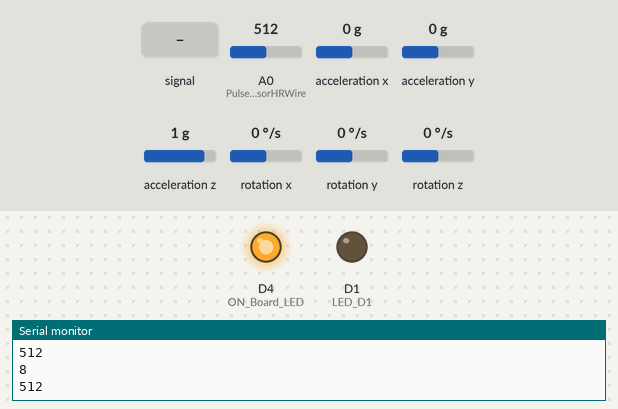
This sketch was run on a simulated ESP8266 (NodeMCU). On the bench: output pins drawn as LEDs (lit = HIGH), the last lines printed to the serial monitor. Wiring (inferred from the names in the program): MPU-6050 motion sensor at I2C address 0x68. The test bench sets the inputs (shaded band); at power-on: acceleration z 1 g, A0 (PulseSensorHRWire) = 512, acceleration x 0 g, acceleration y 0 g, rotation x 0 °/s, rotation y 0 °/s, rotation z 0 °/s. WiFi joins after 1.5 s; servers stay silent unless stated.

Above: at 3.2 s.
3.3 s: A0 (PulseSensorHRWire) fed a 200 Hz sine of ±255 counts around its level
At 3.6 s:
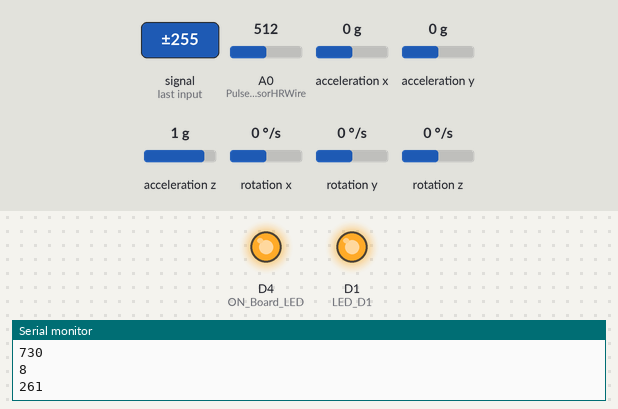
6.3 s: acceleration z set to 0 g
9.3 s: A0 (PulseSensorHRWire) set to 610
11.8 s: A0 (PulseSensorHRWire) set to 592
At 12.3 s:
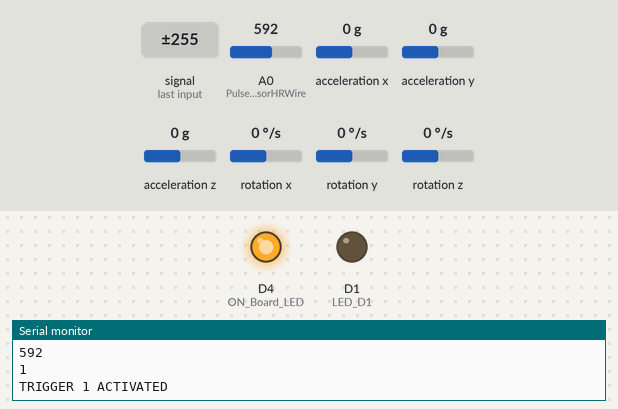
13.4 s: A0 (PulseSensorHRWire) set to 716
At 14.6 s:
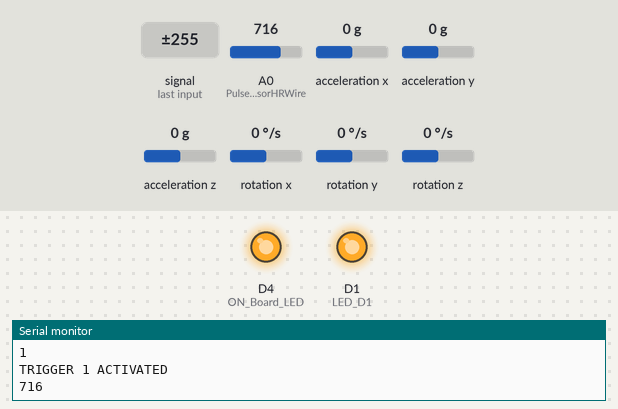
Timing chart, 0 to 16.1 s (numbered marks = the images above; inputs shaded):
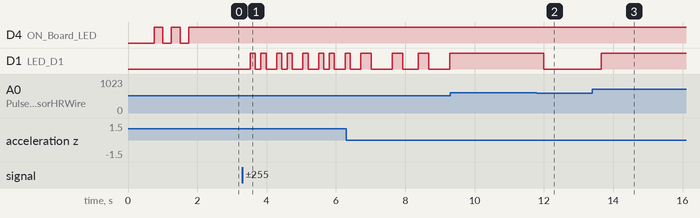

Measured:
- after the input at 3.3 s, D1 (LED_D1): LOW → HIGH after 0.23 s, → LOW 0.15 s later, → HIGH 0.15 s later, → LOW 0.15 s later, … (15 changes in this stretch)
- after the input at 9.3 s, D1 (LED_D1): stops changing and stays HIGH
- after the input at 11.8 s, D1 (LED_D1): HIGH → LOW after 0.20 s
- after the input at 13.4 s, D1 (LED_D1): LOW → HIGH after 0.26 s

The sketch:

MOMENTS.ino
```cpp
#include <Wire.h>
#include <Arduino.h>
#include <ESP8266WiFi.h>
#include <Firebase_ESP_Client.h>
#include <WiFiClient.h>

#include "addons/TokenHelper.h"
#include "addons/RTDBHelper.h"

#define ON_Board_LED 2

const char *ssid = "FBI-XAE";
const char *password = "123456789";

#define API_KEY "AIzaSyCIyZs-9c60seTg9T2ueu3h2dIAAXx3Hyc"

#define DATABASE_URL "https://pregathi-69-default-rtdb.asia-southeast1.firebasedatabase.app/"

FirebaseData fbdo;

FirebaseAuth auth;
FirebaseConfig config;

//--Heart sensor--
unsigned long sendDataPrevMillis = 0;
int count = 0;
bool signupOK = false;

unsigned long previousMillisGetHR = 0;
unsigned long previousMillisHR = 0;

const long intervalGetHR = 10;
const long intervalHR = 10000;

const int PulseSensorHRWire = A0;
const int LED_D1 = D1;
int Threshold = 600;
int Signal;

int cntHB = 0;
boolean ThresholdStat = true;
int BPMval = 0;

void GetHeartRate() {
  unsigned long currentMillisGetHR = millis();

  if (currentMillisGetHR - previousMillisGetHR >= intervalGetHR) {
    previousMillisGetHR = currentMillisGetHR;

    int PulseSensorHRVal = analogRead(PulseSensorHRWire);

    if (PulseSensorHRVal > Threshold && ThresholdStat == true) {
      cntHB++;
      ThresholdStat = false;
      digitalWrite(LED_D1, HIGH);
    }

    if (PulseSensorHRVal < Threshold) {
      ThresholdStat = true;
      digitalWrite(LED_D1, LOW);
    }
  }

  unsigned long currentMillisHR = millis();

  if (currentMillisHR - previousMillisHR >= intervalHR) {
    previousMillisHR = currentMillisHR;

    BPMval = cntHB * 6;

    Serial.print("BPM : ");
    Serial.println(BPMval);
    Firebase.RTDB.setInt(&fbdo, "data/user/BPM", BPMval);

    cntHB = 0;
  }
}

//--Gyro sensor--
const int MPU_addr = 0x68;  // I2C address of the MPU-6050
int16_t AcX, AcY, AcZ, Tmp, GyX, GyY, GyZ;
float ax = 0, ay = 0, az = 0, gx = 0, gy = 0, gz = 0;
boolean fall = false;      //stores if a fall has occurred
boolean trigger1 = false;  //stores if first trigger (lower threshold) has occurred
boolean trigger2 = false;  //stores if second trigger (upper threshold) has occurred
boolean trigger3 = false;  //stores if third trigger (orientation change) has occurred
byte trigger1count = 0;    //stores the counts past since trigger 1 was set true
byte trigger2count = 0;    //stores the counts past since trigger 2 was set true
byte trigger3count = 0;    //stores the counts past since trigger 3 was set true
int angleChange = 0;

void send_event(const char *event);
const char *host = "maker.ifttt.com";
const char *privateKey = "xxx-xxx-xxx-xxx-xxx-xxx-xxx";

void setup() {
  Serial.begin(115200);
  delay(500);

  //--Gyro sensor
  Wire.begin();
  Wire.beginTransmission(MPU_addr);
  Wire.write(0x6B);  // PWR_MGMT_1 register
  Wire.write(0);     // set to zero (wakes up the MPU-6050)
  Wire.endTransmission(true);
  Serial.println("Wrote to IMU");

  //--Heart sensor--
  pinMode(ON_Board_LED, OUTPUT);
  digitalWrite(ON_Board_LED, HIGH);

  pinMode(LED_D1, OUTPUT);

  WiFi.mode(WIFI_STA);
  WiFi.begin(ssid, password);
  Serial.println("");

  Serial.print("Connecting");
  while (WiFi.status() != WL_CONNECTED) {
    Serial.print(".");

    digitalWrite(ON_Board_LED, LOW);
    delay(250);
    digitalWrite(ON_Board_LED, HIGH);
    delay(250);
  }
  digitalWrite(ON_Board_LED, HIGH);
  Serial.println("");
  Serial.print("Successfully connected to : ");
  Serial.println(ssid);
  Serial.print("IP address: ");
  Serial.println(WiFi.localIP());
  Serial.println();

  config.api_key = API_KEY;

  config.database_url = DATABASE_URL;

  if (Firebase.signUp(&config, &auth, "", "")) {
    Serial.println("ok");
    signupOK = true;
  } else {
    Serial.printf("%s\n", config.signer.signupError.message.c_str());
  }
  config.token_status_callback = tokenStatusCallback;

  Firebase.begin(&config, &auth);
  Firebase.reconnectWiFi(true);

  Serial.println();
  Serial.println("Please wait 10 seconds to get the BPM Value");
}

void loop() {
  //--Gyro sensor--
  mpu_read();
  ax = (AcX - 2050) / 16384.00;
  ay = (AcY - 77) / 16384.00;
  az = (AcZ - 1947) / 16384.00;
  gx = (GyX + 270) / 131.07;
  gy = (GyY - 351) / 131.07;
  gz = (GyZ + 136) / 131.07;
  // calculating Amplitute vactor for 3 axis
  float Raw_Amp = pow(pow(ax, 2) + pow(ay, 2) + pow(az, 2), 0.5);
  int Amp = Raw_Amp * 10;  // Mulitiplied by 10 bcz values are between 0 to 1
  Serial.println(Amp);
  if (Amp <= 2 && trigger2 == false) {  //if AM breaks lower threshold (0.4g)
    trigger1 = true;
    Firebase.RTDB.setString(&fbdo, "data/user/Trigger-1", "true");
    Serial.println("TRIGGER 1 ACTIVATED");
  }
  if (trigger1 == true) {
    trigger1count++;
    if (Amp >= 12) {  //if AM breaks upper threshold (3g)
      trigger2 = true;
      Firebase.RTDB.setString(&fbdo, "data/user/Trigger-2", "true");
      Serial.println("TRIGGER 2 ACTIVATED");
      trigger1 = false;
      Firebase.RTDB.setString(&fbdo, "data/user/Trigger-1", "false");
      trigger1count = 0;
    }
  }
  if (trigger2 == true) {
    trigger2count++;
    angleChange = pow(pow(gx, 2) + pow(gy, 2) + pow(gz, 2), 0.5);
    Serial.println(angleChange);
    if (angleChange >= 30 && angleChange <= 400) {  //if orientation changes by between 80-100 degrees
      trigger3 = true;
      Firebase.RTDB.setString(&fbdo, "data/user/Trigger-3", "true");
      trigger2 = false;
      Firebase.RTDB.setString(&fbdo, "data/user/Trigger-2", "false");
      trigger2count = 0;
      Serial.println(angleChange);
      Serial.println("TRIGGER 3 ACTIVATED");
    }
  }
  if (trigger3 == true) {
    trigger3count++;
    if (trigger3count >= 10) {
      angleChange = pow(pow(gx, 2) + pow(gy, 2) + pow(gz, 2), 0.5);
      //delay(10);
      Serial.println(angleChange);
      if ((angleChange >= 0) && (angleChange <= 10)) {  //if orientation changes remains between 0-10 degrees
        fall = true;
        Firebase.RTDB.setString(&fbdo, "data/user/Fall", "true");
        trigger3 = false;
        Firebase.RTDB.setString(&fbdo, "data/user/Trigger-3", "false");
        trigger3count = 0;
        Serial.println(angleChange);
      } else {  //user regained normal orientation
        trigger3 = false;
        Firebase.RTDB.setString(&fbdo, "data/user/Trigger-3", "false");
        trigger3count = 0;
        Serial.println("TRIGGER 3 DEACTIVATED");
      }
    }
  }
  if (fall == true) {  //in event of a fall detection
    Serial.println("FALL DETECTED");
    send_event("fall_detect");
    fall = false;
    Firebase.RTDB.setString(&fbdo, "data/user/Fall", "false");
  }
  if (trigger2count >= 6) {  //allow 0.5s for orientation change
    trigger2 = false;
    Firebase.RTDB.setString(&fbdo, "data/user/Trigger-2", "false");
    trigger2count = 0;
    Serial.println("TRIGGER 2 DECACTIVATED");
  }
  if (trigger1count >= 6) {  //allow 0.5s for AM to break upper threshold
    trigger1 = false;
    Firebase.RTDB.setString(&fbdo, "data/user/Trigger-1", "false");
    trigger1count = 0;
    Serial.println("TRIGGER 1 DECACTIVATED");
  }

  //--Heart sensor--
  Signal = analogRead(PulseSensorHRWire);

  Serial.println(Signal);
  Firebase.RTDB.setInt(&fbdo, "data/user/Svalue", Signal);

  if (Signal > Threshold) {
    digitalWrite(LED_D1, HIGH);
  } else {
    digitalWrite(LED_D1, LOW);
  }

  GetHeartRate();
}

void mpu_read() {
  Wire.beginTransmission(MPU_addr);
  Wire.write(0x3B);  // starting with register 0x3B (ACCEL_XOUT_H)
  Wire.endTransmission(false);
  Wire.requestFrom(MPU_addr, 14, true);  // request a total of 14 registers
  AcX = Wire.read() << 8 | Wire.read();  // 0x3B (ACCEL_XOUT_H) & 0x3C (ACCEL_XOUT_L)
  AcY = Wire.read() << 8 | Wire.read();  // 0x3D (ACCEL_YOUT_H) & 0x3E (ACCEL_YOUT_L)
  AcZ = Wire.read() << 8 | Wire.read();  // 0x3F (ACCEL_ZOUT_H) & 0x40 (ACCEL_ZOUT_L)
  Tmp = Wire.read() << 8 | Wire.read();  // 0x41 (TEMP_OUT_H) & 0x42 (TEMP_OUT_L)
  GyX = Wire.read() << 8 | Wire.read();  // 0x43 (GYRO_XOUT_H) & 0x44 (GYRO_XOUT_L)
  GyY = Wire.read() << 8 | Wire.read();  // 0x45 (GYRO_YOUT_H) & 0x46 (GYRO_YOUT_L)
  GyZ = Wire.read() << 8 | Wire.read();  // 0x47 (GYRO_ZOUT_H) & 0x48 (GYRO_ZOUT_L)
}
void send_event(const char *event) {
  Serial.print("Connecting to ");
  Serial.println(host);
  // Use WiFiClient class to create TCP connections
  WiFiClient client;
  const int httpPort = 80;
  if (!client.connect(host, httpPort)) {
    Serial.println("Connection failed");
    return;
  }
  // We now create a URI for the request
  String url = "/trigger/";
  url += event;
  url += "/with/key/";
  url += privateKey;
  Serial.print("Requesting URL: ");
  Serial.println(url);
  // This will send the request to the server
  client.print(String("GET ") + url + " HTTP/1.1\r\n" + "Host: " + host + "\r\n" + "Connection: close\r\n\r\n");
  while (client.connected()) {
    if (client.available()) {
      String line = client.readStringUntil('\r');
      Serial.print(line);
    }
  }
  Serial.println();
  Serial.println("closing connection");
  client.stop();
}
```
